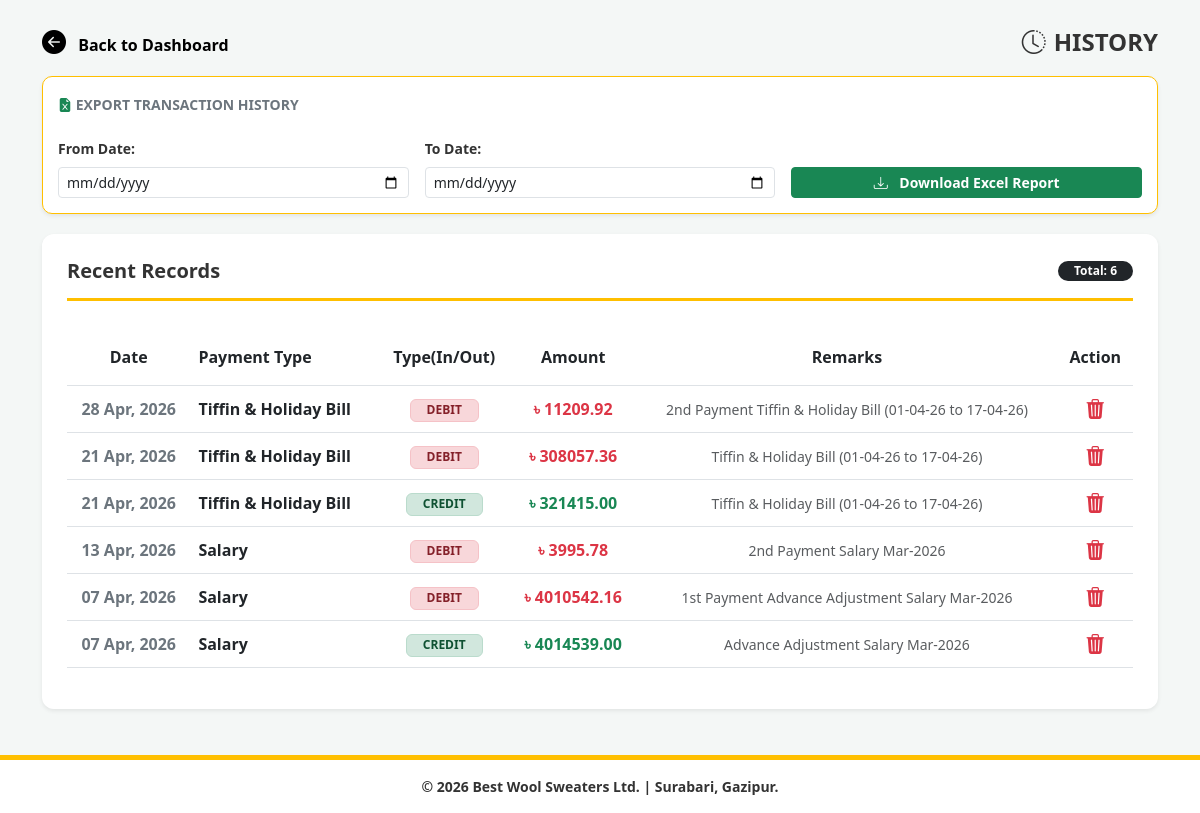
Page /history/ (signed in) on the committed database.
### calculator/models.py (models this page shows, shortened)
class Transaction(models.Model):
    user = models.ForeignKey(User, on_delete=models.CASCADE, null=True, blank=True)
    TRANSACTION_TYPES = (('IN', 'Cash In'), ('OUT', 'Payment/Expense'))
    def validate_year(value):
        if value.year > 9999:
            raise ValidationError('Year not more than 4 digit')
    date = models.DateField(models.DateField(validators=[validate_year]))
    purpose = models.CharField(max_length=255)
    amount = models.DecimalField(max_digits=10, decimal_places=2)
    transaction_type = models.CharField(max_length=20)
    created_at = models.DateTimeField(auto_now_add=True)
    remarks = models.TextField(blank=True, null=True)

### calculator/views.py (the view)
# urls.py: path('history/', views.transaction_history, name='transaction_history'),
@login_required
def transaction_history(request):
    all_transactions = Transaction.objects.all().order_by('-date', '-created_at')
    from_date = request.GET.get('from_date')
    to_date = request.GET.get('to_date')
    search_query = request.GET.get('search')
    if from_date and to_date:
        all_transactions = all_transactions.filter(date__range=[from_date, to_date])
    if search_query:
        all_transactions = all_transactions.filter(Q(purpose__icontains=search_query) | Q(remarks__icontains=search_query))
    return render(request, 'calculator/transaction_history.html', {'transactions': all_transactions})

### calculator/templates/calculator/transaction_history.html (shortened to what this page needs)
{% load static %}
<!DOCTYPE html>
<html lang="en">
<head>
    <link href="https://cdn.jsdelivr.net/npm/bootstrap@5.3.0/dist/css/bootstrap.min.css" rel="stylesheet">
    <link rel="stylesheet" href="https://cdn.jsdelivr.net/npm/bootstrap-icons@1.11.0/font/bootstrap-icons.css">
</head>
<body>
    <div class="container py-4">
        <div class="d-flex justify-content-between align-items-center mb-3">
            <a href="{% url 'index' %}" class="btn-back">
                <i class="bi bi-arrow-left-circle-fill fs-4 me-2"></i> Back to Dashboard
            </a>
            <h4 class="fw-bold m-0 text-uppercase"><i class="bi bi-clock-history me-2"></i>History</h4>
        </div>
        <div class="filter-card shadow-sm">
            <form method="GET" action="{% url 'export_excel' %}" class="row g-3 align-items-end">
                <div class="col-12 mb-1">
                    <span class="fw-bold text-secondary small text-uppercase"><i class="bi bi-file-earmark-excel-fill text-success"></i> Export Transaction History</span>
                </div>
                <div class="col-md-4">
                    <label class="form-label small fw-bold">From Date:</label>
                    <input type="date" name="from_date" class="form-control form-control-sm" max="9999-12-31" required>
                </div>
                <div class="col-md-4">
                    <label class="form-label small fw-bold">To Date:</label>
                    <input type="date" name="to_date" class="form-control form-control-sm" max="9999-12-31" required>
                </div>
                <div class="col-md-4">
                    <button type="submit" class="btn btn-success btn-sm w-100 fw-bold">
                        <i class="bi bi-download me-2"></i> Download Excel Report
                    </button>
                </div>
            </form>
        </div>
        <div class="history-container shadow-sm">
            <div class="header-section d-flex justify-content-between align-items-center">
                <h5 class="fw-bold m-0">Recent Records</h5>
                <span class="badge bg-dark rounded-pill px-3">Total: {{ transactions.count }}</span>
            </div>
            <div class="table-responsive">
                <table class="table table-hover mt-2 text-center align-middle">
                    <thead>
                        <tr>
                            <th class="py-3">Date</th>
                            <th class="py-3 text-start">Payment Type</th>
                            <th class="py-3">Type(In/Out)</th>
                            <th class="py-3">Amount</th>
                            <th class="py-3">Remarks</th>
                            <th class="py-3">Action</th>
                        </tr>
                    </thead>
                    <tbody>
                        {% for tx in transactions %}
                        <tr>
                            <td class="fw-bold text-secondary">{{ tx.date|date:"d M, Y" }}</td>
                            <td class="text-start fw-semibold">{{ tx.purpose }}</td>
                            <td>
                                {% if tx.transaction_type == 'IN' or tx.transaction_type == 'credit' %}
                                    <span class="badge badge-credit px-3">CREDIT</span>
                                {% else %}
                                    <span class="badge badge-debit px-3">DEBIT</span>
                                {% endif %}
                            </td>
                            <td class="fw-bold {% if tx.transaction_type == 'IN' or tx.transaction_type == 'credit' %}text-success{% else %}text-danger{% endif %}">
                                ৳ {{ tx.amount }}
                            </td>
                            <td class="text-muted small italic">{{ tx.remarks|default:"---" }}</td>
                            <td>
                                <a href="{% url 'delete_transaction' tx.pk %}" class="btn-delete" onclick="return confirm('আপনি কি নিশ্চিত যে এটি ডিলিট করতে চান?')">
                                    <i class="bi bi-trash3-fill fs-5"></i>
                                </a>
                            </td>
                        </tr>
                        {% endfor %}
                    </tbody>
                </table>
            </div>
        </div>
    </div>
    <footer class="text-center small py-3 fixed-bottom">
        &copy; 2026 Best Wool Sweaters Ltd. | Surabari, Gazipur.
    </footer>
</body>
</html>

### rows in the picture
Transaction: date "28 Apr, 2026", purpose "Tiffin & Holiday Bill", transaction_type "DEBIT", amount "11209.92", remarks "2nd Payment Tiffin & Holiday Bill (01-04-26 to 17-04-26)"
Transaction: date "21 Apr, 2026", purpose "Tiffin & Holiday Bill", transaction_type "DEBIT", amount "308057.36", remarks "Tiffin & Holiday Bill (01-04-26 to 17-04-26)"
Transaction: date "21 Apr, 2026", purpose "Tiffin & Holiday Bill", transaction_type "CREDIT", amount "321415.00", remarks "Tiffin & Holiday Bill (01-04-26 to 17-04-26)"
Transaction: date "13 Apr, 2026", purpose "Salary", transaction_type "DEBIT", amount "3995.78", remarks "2nd Payment Salary Mar-2026"
Transaction: date "07 Apr, 2026", purpose "Salary", transaction_type "DEBIT", amount "4010542.16", remarks "1st Payment Advance Adjustment Salary Mar-2026"
Transaction: date "07 Apr, 2026", purpose "Salary", transaction_type "CREDIT", amount "4014539.00", remarks "Advance Adjustment Salary Mar-2026"

### other values in the picture
{{ transactions.count }} "6"
